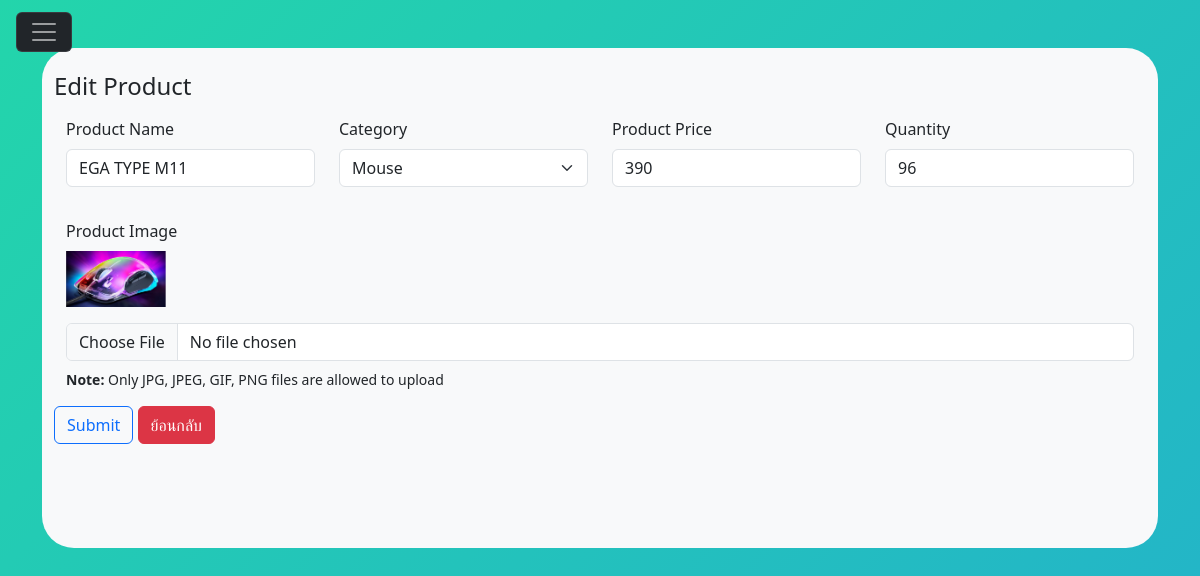
The app's page /a_Interface/product/edit.php?product_id=11 (signed in) with its own data.
### tables this page shows
CREATE TABLE `products` (
  `product_id` int(10) NOT NULL,
  `category_id` int(10) NOT NULL,
  `product_name` varchar(255) NOT NULL,
  `img_url` varchar(255) DEFAULT NULL,
  `price` double NOT NULL,
  `quantity` int(11) DEFAULT NULL,
  `rating` decimal(3,2) NOT NULL DEFAULT 0.00
);

### a_Interface/product/edit.php (the view, shortened to what this page needs)
<?php
    require_once '../main/a_headbar.php';
    require_once '../../config/db.php';
        $product_id = $_GET['product_id'];
        $sql = "SELECT * FROM products,category WHERE product_id = :product_id and products.category_id = category.category_id";
        $stmt = $conn->prepare($sql);
        $stmt->bindParam(':product_id', $product_id);
        if ($stmt->execute()) {
            $result = $stmt->fetch(PDO::FETCH_ASSOC);
            if ($result) {
                $product_name = $result['product_name'];
                $category_id = $result['category_id'];
                $price = $result['price'];
                $quantity = $result['quantity'];
                $img = $result['img_url'];
            }
        }
?>
<!DOCTYPE html>
<html lang="en">
<head>
    <link rel="stylesheet" href="../../CSS/bg.css">
</head>
<body>
<div class="container mt-5">
    <form action="edit_process.php" method="post" enctype="multipart/form-data">
        <div class="container mt-1 bg-light rounded-5" style="height:500px;">
            <br><h4>Edit Product</h4>
            <div class="container mb-3 mt-3" >
                <div class="row">
                    <div class="col">
                        <label for="product_name" class="form-label">Product Name</label>
                        <input type="text" class="form-control" name="product_name" value="<?php echo $product_name ?>">
                    </div>
                    <div class="col">
                        <label for="category" class="form-label">Category</label>
                        <select name="category" class="form-select mb-3" aria-label="Large select example">
                            <?php
                                $sql = "SELECT category_id, category_name FROM category";
                                $stmt = $conn->query($sql);
                                while ($row = $stmt->fetch(PDO::FETCH_ASSOC)) {
                                    if($row['category_id'] == $category_id){
                                        echo '<option value="' . $row['category_id'] . '" selected >' . $row['category_name'] . '</option>';
                                    }else{
                                        echo '<option value="' . $row['category_id'] . '">' . $row['category_name'] . '</option>';
                                }
                            }
                            ?>
                        </select>
                    </div>
                    <div class="col">
                        <label for="price" class="form-label">Product Price</label>
                        <input type="number" class="form-control" name="price" value="<?php echo $price ?>">
                    </div>
                    <div class="col">
                        <label for="quantity" class="form-label"> Quantity </label>
                        <input type="number" class="form-control" name="quantity" value="<?php echo $quantity ?>">
                    </div>
                </div>
            </div>
            <div class="container  mb-3">
                <label for="img" class="form-label">Product Image</label>
                <div class="mb-3">
                    <img src="<?php echo $img; ?>" alt="Current Product Image" style="max-width: 100px; max-height: 100px;">
                </div>
                <input type="file" class="form-control" name="img" accept="image/gif, image/jpeg, image/png">
                <p class="small mb-0 mt-2"><b>Note:</b> Only JPG, JPEG, GIF, PNG files are allowed to upload</p>
            </div>
            <button type="submit" class="btn btn-outline-primary" name="edit">Submit</button>
            <a href="view_product.php" class="btn btn-danger">ย้อนกลับ</a>
        </div>
    </form>
</div>
</body>
</html>

### CSS/bg.css (style rules this page uses)
html, body { width: 100%; height:100%; }
body { background: linear-gradient(-45deg, #ee7752, #e73c7e, #23a6d5, #23d5ab); background-size: 400% 400%; animation: gradient 15s ease infinite; }

### records on screen
products: product_name "EGA TYPE M11", price "390", quantity "96", img_url (picture)

### other values on screen
form field category "Mouse"
